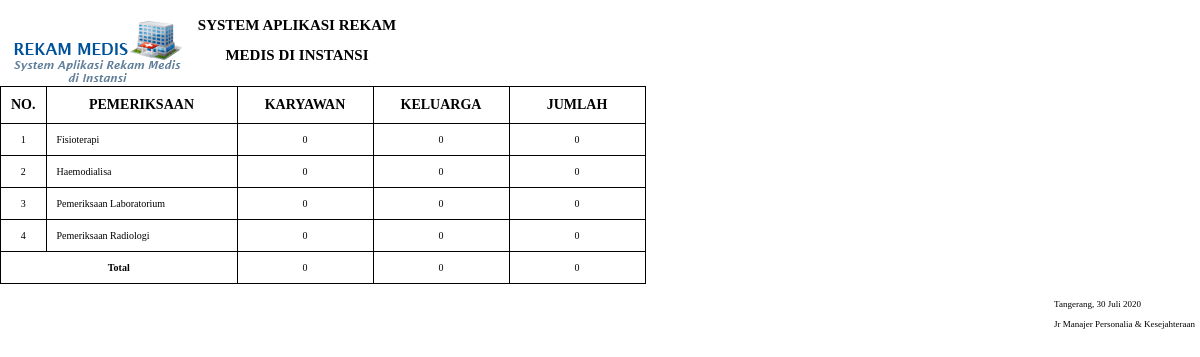
/laporan/pemeriksaan.php, run on the app's committed database.
### tables this page shows
CREATE TABLE `tindakan` (
  `id_tindakan` int(11) NOT NULL,
  `nm_tindakan` varchar(300) NOT NULL,
  `ket` text NOT NULL,
  `lap` int(5) NOT NULL
);

### config/fungsi_indotgl.php (called while the page is built, shortened)
<?php
	function tgl_indo($tgl){
			$tanggal = substr($tgl,8,2);
			$bulan = getBulan(substr($tgl,5,2));
			$tahun = substr($tgl,0,4);
			return $tanggal.' '.$bulan.' '.$tahun;
	}
	function getBulan($bln){
				switch ($bln){
					case 7:
						return "Juli";
						break;
				}
			}
?>

### laporan/pemeriksaan.php (the view, shortened to what this page needs)
<?php
include("../config/koneksi.php");
include("../config/fungsi_indotgl.php");
$tgl1 = $_GET['tgl1'];
$tgl2 = $_GET['tgl2'];
?>
<!doctype html>
<html>
<head>
    <link rel="stylesheet" type="text/css" href="../css/laporan.css">
</head>
<body>
    <div class="page">
        <div class="kop">
            <img src="../img/kop.png" id="kop">
            <div class="header">
                <h2>SYSTEM APLIKASI REKAM MEDIS DI INSTANSI</h2>
            </div>
        </div>
        <div class="batas"></div>
        <?php
        if ($tgl1 == '' and $tgl2 == '') {
            ?>
            <table class="table" border="1px">
                <tr class="head">
                    <td width="20">NO. </td>
                    <td width="170">PEMERIKSAAN</td>
                    <td width="115">KARYAWAN </td>
                    <td width="115">KELUARGA</td>
                    <td width="115">JUMLAH</td>
                </tr>
                <?php
                $query = mysqli_query($conn, "SELECT * FROM tindakan WHERE lap='1' ORDER BY nm_tindakan ASC");
                $no = 1;
                while ($r = mysqli_fetch_array($query)) {
                    ?>
                    <tr bgcolor="#fff">
                        <td align="center"><?php echo $no; ?></td>
                        <td><?php echo $r['nm_tindakan']; ?></td>
                        <td align="center"><?php
                                            $id_tindakan = $r['id_tindakan'];
                                            $queryTindakan = mysqli_query($conn, "SELECT * FROM tindakan, rekammedik, pasien WHERE tindakan.id_tindakan=rekammedik.tindakan AND tindakan.id_tindakan='$id_tindakan' AND pasien.kodePasien=rekammedik.kodepasien AND tindakan.lap='1'");
                                            echo $nTindakan = mysqli_num_rows($queryTindakan);
                                            ?></td>
                        <td align="center"><?php
                                            $id_tindakan = $r['id_tindakan'];
                                            $tindakanTang = mysqli_query($conn, "SELECT * FROM tindakan, rekammedik, tanggungan WHERE tindakan.id_tindakan=rekammedik.tindakan AND tindakan.id_tindakan='$id_tindakan' AND tanggungan.kodeTanggungan=rekammedik.kodepasien AND tindakan.lap='1'");
                                            echo $tTang = mysqli_num_rows($tindakanTang);
                                            ?></td>
                        <td align="center"><?php echo $nTindakan + $tTang; ?></td>
                    </tr>
                    <?php
                    $no++;
                }
                ?>
                <tr>
                    <td colspan="2" align="center">
                        <h4>Total</h4>
                    </td>
                    <td align="center"><?php
                                        $a = mysqli_query($conn, "SELECT * FROM rekammedik, pasien,tindakan WHERE pasien.kodePasien=rekammedik.kodepasien AND tindakan.id_tindakan=rekammedik.tindakan AND tindakan.lap='1'");
                                        echo $aa = mysqli_num_rows($a);
                                        ?></td>
                    <td align="center"><?php
                                        $b = mysqli_query($conn, "SELECT * FROM tindakan, rekammedik, tanggungan WHERE tindakan.id_tindakan=rekammedik.tindakan AND tanggungan.kodeTanggungan=rekammedik.kodepasien AND tindakan.lap='1'");
                                        echo $bb = mysqli_num_rows($b);
                                        ?></td>
                    <td align="center"><?php echo $aa + $bb; ?></td>
                </tr>
            </table>
        <?php
    }
    ?>
        <table border="0" style="float:right;" class="ttd">
            <tr>
                <td>Tangerang, <?php echo tgl_indo(date('Y-m-d')); ?></td>
            </tr>
            <tr>
                <td>Jr Manajer Personalia &amp; Kesejahteraan</td>
            </tr>
            <tr>
                <td></td>
            </tr>
            <tr>
                <td></td>
            </tr>
        </table>
    </div>
</body>
</html>

### css/laporan.css (style rules this page uses)
* { padding:0px; margin:0px; }
body { font-family:tahoma, 'sans-serif'; }
.batas { padding: 3px; }
#kop { float: left; }
.header { width: 400px; text-align: center; }
.kop { line-height:30px; }
.kop h2 { font-size: 15px; margin-top: 10px; }
table { border-collapse:collapse; margin-top: 10px; }
table .head td { background:#fff; text-align:center; font-size:14px; font-weight:bold; }
table tr td { border:1px solid #000; padding:10px; font-size:10px; }
.ttd { margin-left: 500px; margin-top: 10px; }
.ttd tr td { border:0px solid #000; padding:5px; font-size:9px; }

### data on the page
tindakan: nm_tindakan "Fisioterapi", queryTindakan "0", tindakanTang "0", tTang "0"
tindakan: nm_tindakan "Haemodialisa", queryTindakan "0", tindakanTang "0", tTang "0"
tindakan: nm_tindakan "Pemeriksaan Laboratorium", queryTindakan "0", tindakanTang "0", tTang "0"
tindakan: nm_tindakan "Pemeriksaan Radiologi", queryTindakan "0", tindakanTang "0", tTang "0"

### other printed values
$aa = mysqli_num_rows($a) "0"
$bb = mysqli_num_rows($b) "0"
$aa + $bb "0"
